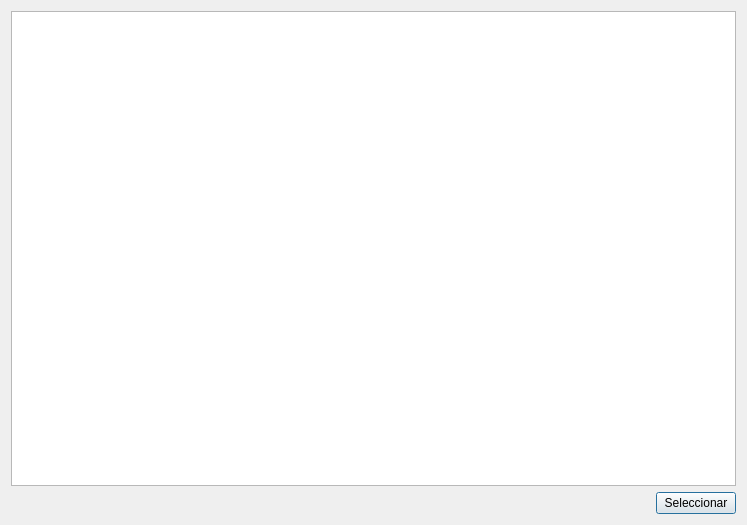
<?xml version="1.0" encoding="UTF-8"?>
<ui version="4.0">
 <class>AddressBookDialog</class>
 <widget class="QDialog" name="AddressBookDialog">
  <property name="geometry">
   <rect>
    <x>0</x>
    <y>0</y>
    <width>747</width>
    <height>525</height>
   </rect>
  </property>
  <property name="windowTitle">
   <string>Seleccionar dirección</string>
  </property>
  <layout class="QVBoxLayout" name="verticalLayout">
   <item>
    <widget class="QTreeView" name="m_addressBookView"/>
   </item>
   <item>
    <layout class="QHBoxLayout" name="horizontalLayout">
     <item>
      <spacer name="horizontalSpacer">
       <property name="orientation">
        <enum>Qt::Horizontal</enum>
       </property>
       <property name="sizeHint" stdset="0">
        <size>
         <width>40</width>
         <height>20</height>
        </size>
       </property>
      </spacer>
     </item>
     <item>
      <widget class="QPushButton" name="m_okButton">
       <property name="text">
        <string>Seleccionar</string>
       </property>
      </widget>
     </item>
    </layout>
   </item>
  </layout>
 </widget>
 <resources/>
 <connections>
  <connection>
   <sender>m_okButton</sender>
   <signal>clicked()</signal>
   <receiver>AddressBookDialog</receiver>
   <slot>accept()</slot>
   <hints>
    <hint type="sourcelabel">
     <x>694</x>
     <y>499</y>
    </hint>
    <hint type="destinationlabel">
     <x>373</x>
     <y>262</y>
    </hint>
   </hints>
  </connection>
  <connection>
   <sender>m_addressBookView</sender>
   <signal>doubleClicked(QModelIndex)</signal>
   <receiver>AddressBookDialog</receiver>
   <slot>accept()</slot>
   <hints>
    <hint type="sourcelabel">
     <x>373</x>
     <y>242</y>
    </hint>
    <hint type="destinationlabel">
     <x>373</x>
     <y>262</y>
    </hint>
   </hints>
  </connection>
 </connections>
</ui>
